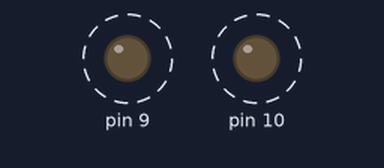
The sketch below on a simulated Arduino Uno, built with avr-gcc and run on an emulated ATmega328P. On the bench: output pins drawn as LEDs (lit = HIGH). Dashed ring = blinking.

Above: at 0.05 s.
Timing chart, 0 to 3.0 s (numbered marks = the images above):
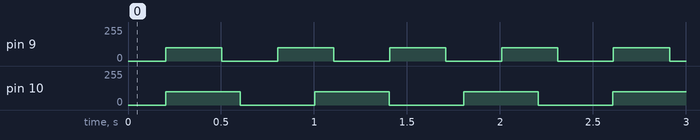

Measured:
- by itself, pin 9: alternates 100/255 for 0.30 s and 0/255 for 0.30 s
- by itself, pin 10: alternates 100/255 for 0.40 s and 0/255 for 0.40 s

The sketch:

P00_FadeInOut.ino
```cpp
//Conexiones

//Bicolor lED -  GND
//Bicolor lED -
#include "mylib.h"

unsigned long timeMark1;
unsigned long timeMark2;
int state1;
int state2;


void setup() {
  // put your setup code here, to run once:
pinMode(9,OUTPUT);
pinMode(10,OUTPUT);
}

void loop() {
  // put your main code here, to run repeatedly:
  FadeInOut(9,&timeMark1,100,100,100,&state1,200);
  FadeInOut(10,&timeMark2,200,0,100,&state2,200);
  //analogWrite(10,128);

}
```

mylib.cpp
```cpp
#include "mylib.h"
#include "Arduino.h"

void FadeInOut(
  int pin,
  unsigned long *timeMark,
  unsigned long duration,
  unsigned long offsetTime,
  byte maxvalue,
  int *state,
  unsigned long setTime
  ){
    unsigned long elapsed;
    switch (*state){
      case 0: //Init
        *timeMark = millis();
        *state = 1;
        break;
      case 1: //Waiting
        if( millis() - *timeMark > offsetTime){
          *state = 2;
          *timeMark = millis();
          }
          break;
      case 2: //UP
        elapsed = millis() - *timeMark;
        if( elapsed < duration){
          analogWrite(pin,map( elapsed, 0, duration, 0, maxvalue));
          }else{
            *state = 3;
            *timeMark = millis();
            analogWrite(pin,maxvalue);
          }
          break;
       case 3: //SET
         if( millis() - *timeMark > setTime){
          *state = 4;
          *timeMark = millis();
          }
          break;
       case 4: //DOWN
         elapsed = millis() - *timeMark;
          if( elapsed < duration){
          analogWrite(pin,map( elapsed, 0, duration, maxvalue, 0));
          }else{
            *state = 5;
            *timeMark = millis();
             analogWrite(pin,0);
          }
          break;
       case 5: //SET
         if( millis() - *timeMark > setTime){
          *state = 2;
          *timeMark = millis();
          }
          break;


      }

}
```

mylib.h
```cpp
#include "Arduino.h"

void FadeInOut(
  int pin,
  unsigned long *timeMark,
  unsigned long duration,
  unsigned long offsetTime,
  byte maxvalue,
  int *state,
  unsigned long setTime
  );
```
